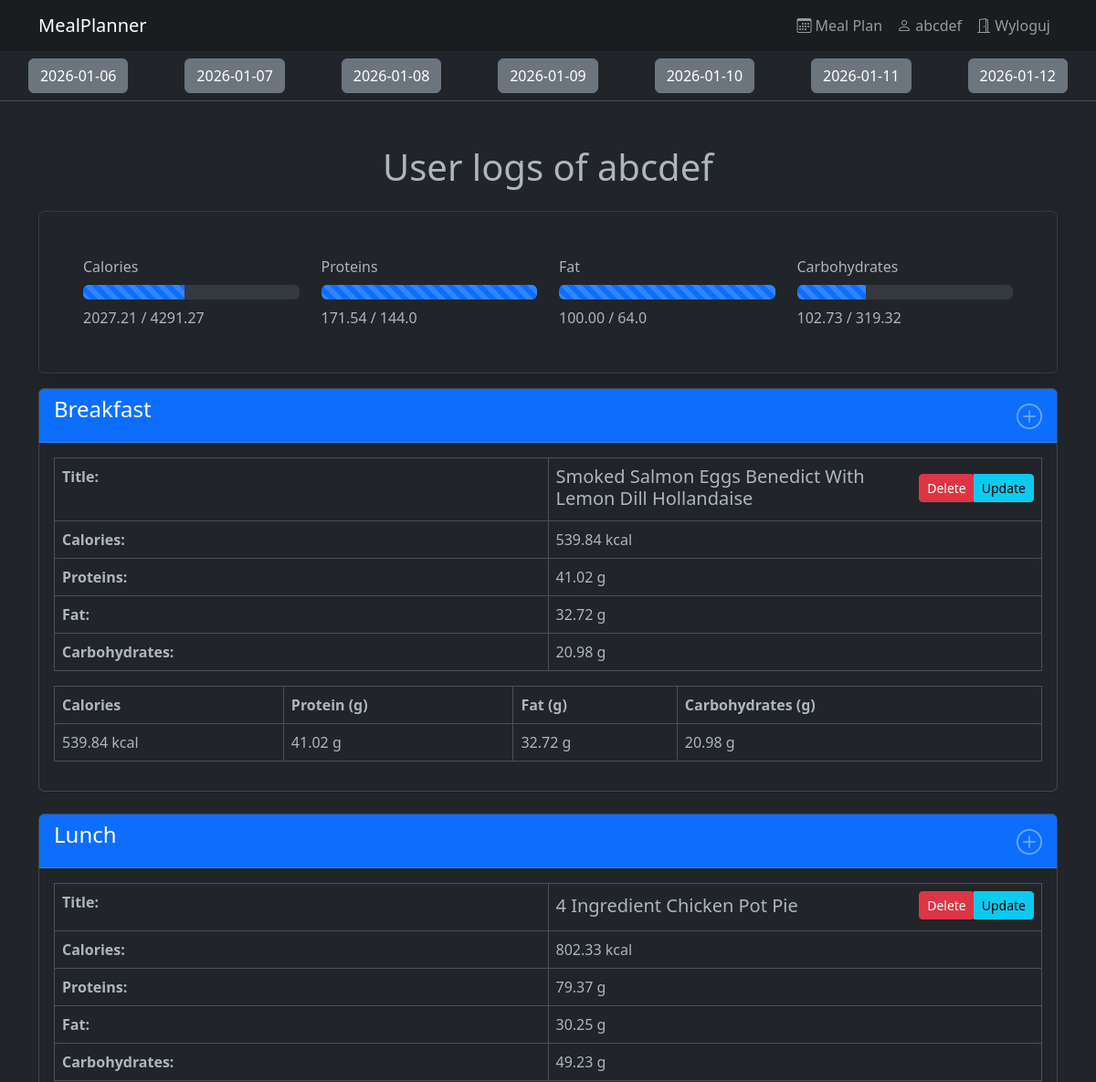
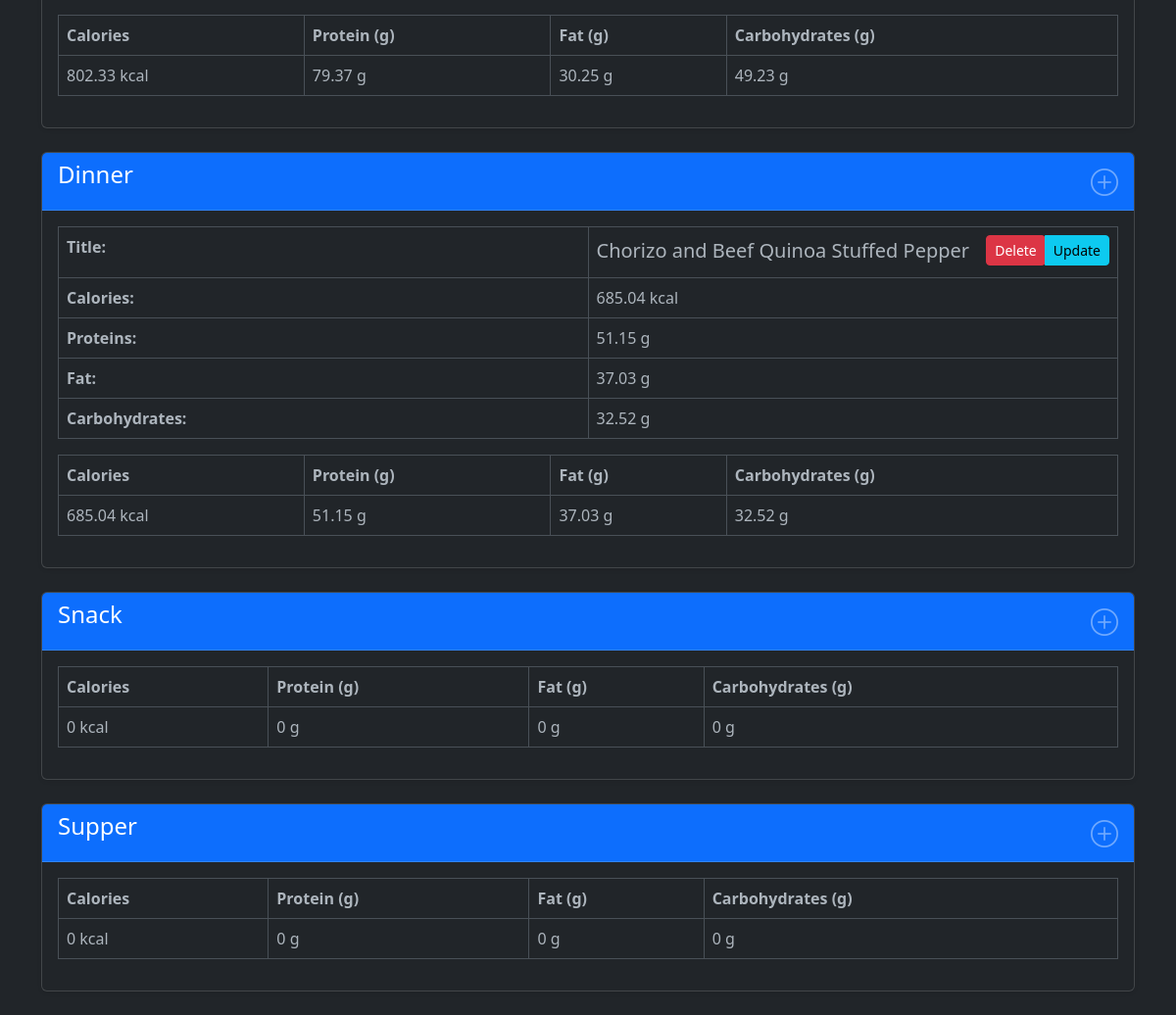
/food_logs/?date=2026-01-09 (signed in), run on the app's committed database (2 pictures, top to bottom).
### recipes/models.py (models this page shows, shortened)
class FoodLog(models.Model):
    user=models.ForeignKey(User,on_delete=models.CASCADE,related_name='logs')
    date=models.DateField()
    meal_type=models.CharField(max_length=20,choices=MealType.choices)
    recipe=models.ForeignKey(Recipe,blank=True,null=True,on_delete=models.CASCADE)
    custom_title = models.CharField(blank=True,null=True,max_length=300)
    custom_calories = models.DecimalField(blank=True,null=True,max_digits=6, decimal_places=2)
    custom_protein = models.DecimalField(blank=True,null=True,max_digits=5, decimal_places=2)
    custom_carbohydrates = models.DecimalField(blank=True,null=True,max_digits=5, decimal_places=2)
    custom_fat = models.DecimalField(blank=True,null=True,max_digits=5, decimal_places=2)
    servings = models.IntegerField()
    created_at = models.DateTimeField(auto_now_add=True)

### recipes/views.py (the view)
# urls.py: path('', certain_food_log, name='food_logs'),
@login_required
def certain_food_log(request: HttpRequest) -> HttpResponse:
    date_str = request.GET.get('date')
    date = get_date(date_str)
    dates = [date + timedelta(days=i) for i in range(-3, 4)]
    food_logs = get_certain_food_log(user=request.user, date=date)
    day_macros = get_day_macros(user=request.user, date=date)
    summed_day_macroelements = sum_day_macros(user=request.user, date=date)
    percentages = get_macroelements_percentages(actual_macroelements=summed_day_macroelements, user=request.user)
    return render(request, 'food_logs/certain_food_log.html', {
        'user': request.user,
        'food_logs_types': food_logs,
        'day_macros': day_macros,
        'dates': dates,
        'this_date': date,
        'calculated_macroelements': request.user.profile.macronutrients,
        'summed_day_macroelements': summed_day_macroelements,
        'percentages': percentages,
    })

### domain/food_log.py (called while the page is built)
def get_date(date_str: str) -> datetime:
    if date_str:
        try:
            date = datetime.strptime(date_str, '%Y-%m-%d').date()
        except ValueError:
            date = datetime.today()
    else:
        date = datetime.today()
    return date

def sum_macros(logs):
    if not logs.exists():
        return {'calories': 0, 'protein': 0, 'fat': 0, 'carbohydrates': 0}
    else:
        macroelements_list = list(map(get_entry_macros, logs))
        return reduce(
            lambda acc, item: {
                'calories': acc['calories'] + item['calories'],
                'protein': acc['protein'] + item['protein'],
                'fat': acc['fat'] + item['fat'],
                'carbohydrates': acc['carbohydrates'] + item['carbohydrates']
            },
            macroelements_list,
            {'calories': 0, 'protein': 0, 'fat': 0, 'carbohydrates': 0}
        )

def get_macroelements_percentages(actual_macroelements, user: User):
    goals = user.profile.macronutrients
    return {
        'calories': round(float(actual_macroelements['calories']) / goals['calories'] * 100),
        'protein': round(float(actual_macroelements['protein']) / goals['protein'] * 100),
        'fat': round(float(actual_macroelements['fat']) / goals['fat'] * 100),
        'carbohydrates': round(float(actual_macroelements['carbohydrates']) / goals['carbohydrates'] * 100)
    }

def sum_day_macros(user: User, date) -> dict:
    food_logs = FoodLog.objects.filter(user=user, date=date)
    return sum_macros(food_logs)

def get_day_macros(user: User, date) -> dict:
    food_logs_type = [(
        meal_type.value,
        FoodLog.objects.filter(user=user, date=date, meal_type=meal_type.value)
    ) for meal_type in MealType]
    return dict(
        map(
            lambda item: (item[0], sum_macros(item[1])),
            food_logs_type
        )
    )

### users/models.py (called while the page is built, shortened)
    @property
    def macronutrients(self):
        if self.target_macros:
            return {
                'calories': float(self.target_macros.calories),
                'protein': float(self.target_macros.protein),
                'fat': float(self.target_macros.fat),
                'carbohydrates': float(self.target_macros.carbohydrates)
            }

### templates/food_logs/certain_food_log.html (shortened to what this page needs)
{% extends 'base.html' %}
{% block content %}
    <table class="table table-hover bg-dark-subtle  mt-0 text-center w-100">
        <tbody>
        <tr>
            {% for date in dates %}
                <td>
                    <a href="?date={{ date|date:'Y-m-d' }}" class="btn btn-secondary">{{ date|date:'Y-m-d' }}</a>
                </td>
            {% endfor %}
        </tr>
        </tbody>
    </table>
    <div class="container mt-5">
        <h1 class="text-center mb-4">User logs of {{ user.username }}</h1>
        <div class="card shadow mb-3"
             style="background-color: rgba(33, 37, 41, 0.85);backdrop-filter: blur(8px);border: 1px solid rgba(255, 255, 255, 0.1);">
            <div class="card-body p-5">
                <div class="list-group-item">
                    <div class="row mb-2">
                        <div class="col-3">Calories</div>
                        <div class="col-3">Proteins</div>
                        <div class="col-3">Fat</div>
                        <div class="col-3">Carbohydrates</div>
                    </div>
                    <div class="row">
                        <div class="col-3">
                            <div class="progress mb-2">
                                <div class="progress-bar progress-bar-striped progress-bar-animated" role="progressbar"
                                     aria-valuenow={{ percentages.calories }} aria-valuemin="0" aria-valuemax="100"
                                     style="width: {{ percentages.calories }}%">
                                </div>
                            </div>
                            {{ summed_day_macroelements.calories }} / {{ calculated_macroelements.calories }}
                        </div>
                        <div class="col-3">
                            <div class="progress mb-2">
                                <div class="progress-bar progress-bar-striped progress-bar-animated" role="progressbar"
                                     aria-valuenow={{ percentages.protein }} aria-valuemin="0" aria-valuemax="100"
                                     style="width: {{ percentages.protein }}%">
                                </div>
                            </div>
                            {{ summed_day_macroelements.protein }} / {{ calculated_macroelements.protein }}
                        </div>
                        <div class="col-3">
                            <div class="progress mb-2">
                                <div class="progress-bar progress-bar-striped progress-bar-animated" role="progressbar"
                                     aria-valuenow={{ percentages.fat }} aria-valuemin="0" aria-valuemax="100"
                                     style="width: {{ percentages.fat }}%">
                                </div>
                            </div>
                            {{ summed_day_macroelements.fat }} / {{ calculated_macroelements.fat }}
                        </div>
                        <div class="col-3">
                            <div class="progress mb-2">
                                <div class="progress-bar progress-bar-striped progress-bar-animated" role="progressbar"
                                     aria-valuenow={{ percentages.carbohydrates }} aria-valuemin="0" aria-valuemax="100"
                                     style="width: {{ percentages.carbohydrates }}%">
                                </div>
                            </div>
                            {{ summed_day_macroelements.carbohydrates }} / {{ calculated_macroelements.carbohydrates }}
                        </div>
                    </div>
                </div>
            </div>
        </div>
        {% for meal_name, food_logs in food_logs_types.items %}
            <div class="card mb-4 shadow-sm">
                <div class="card-header bg-primary text-white d-flex justify-content-between">
                    <h4>{{ meal_name.capitalize }}</h4>
                    <a href="{% url 'add_food_log' date=this_date|date:'Y-m-d' meal_type=meal_name %}">
                        <i class="bi bi-plus-circle fs-3"></i>
                    </a>
                </div>
                <div class="card-body">
                    {% for log in food_logs %}
                        <table class="table table-bordered">
                            <tbody>
                            <tr>
                                <th class="w-50">Title:</th>
                                <td>
                                    <div class="d-flex justify-content-between align-items-center mb-1">
                                        <h5 class="mb-0">{{ log.recipe_title }}</h5>
                                        <div class="btn-group">
                                            <form method="POST" action="{% url 'delete_food_log' log.id %}"
                                                  style="display: inline;">
                                                <button type="submit"
                                                        class="btn btn-sm btn-danger"
                                                        onclick="return confirm('Are you sure you want to delete this log?')">
                                                    Delete
                                                </button>
                                            </form>
                                            <a href="{% url 'update_food_log' log.id %}" class="btn btn-sm btn-info">
                                                Update
                                            </a>
                                        </div>
                                    </div>
                                </td>
                            </tr>
                            <tr>
                                <th class="w-50">Calories:</th>
                                <td>{{ log.macroelement.calories }} kcal</td>
                            </tr>
                            <tr>
                                <th>Proteins:</th>
                                <td>{{ log.macroelement.protein }} g</td>
                            </tr>
                            <tr>
                                <th>Fat:</th>
                                <td>{{ log.macroelement.fat }} g</td>
                            </tr>
                            <tr>
                                <th>Carbohydrates:</th>
                                <td>{{ log.macroelement.carbohydrates }} g</td>
                            </tr>
                            </tbody>
                        </table>
                    {% endfor %}
                    <table class="table table-bordered">
                        <thead>
                        <tr>
                            <th>Calories</th>
                            <th>Protein (g)</th>
                            <th>Fat (g)</th>
                            <th>Carbohydrates (g)</th>
                        </tr>
                        </thead>
                        <tbody>
                        <tr>
                            {% for type, macros in day_macros.items %}
                                {% if type == meal_name %}
                                    <td>{{ macros.calories }} kcal</td>
                                    <td>{{ macros.protein }} g</td>
                                    <td>{{ macros.fat }} g</td>
                                    <td>{{ macros.carbohydrates }} g</td>
                                {% endif %}
                            {% endfor %}
                        </tr>
                        </tbody>
                    </table>
                </div>
            </div>
        {% endfor %}
    </div>
{% endblock %}

### templates/base.html (shortened to what this page needs)
<!DOCTYPE html>
<html data-bs-theme="dark">
<head>
    <link href="https://cdn.jsdelivr.net/npm/bootstrap@5.3.0/dist/css/bootstrap.min.css" rel="stylesheet">
    <link rel="stylesheet" href="https://cdn.jsdelivr.net/npm/bootstrap-icons@1.13.1/font/bootstrap-icons.min.css">
</head>
<body>
    <nav class="navbar navbar-expand-lg navbar-dark bg-dark-subtle">
        <div class="container">
            <a class="navbar-brand" href="/">MealPlanner</a>
            <ul class="navbar-nav ms-auto">
                <li class="nav-item">
                    <a class="nav-link" href="{% url 'meal_plan' %}">
                        <i class="bi bi-calendar3"></i> Meal Plan
                    </a>
                </li>
                <li class="nav-item">
                    <a class="nav-link" href="/profile/">
                        <i class="bi bi-person"></i> {{ user.username }}
                    </a>
                </li>
                <li class="nav-item">
                    <a class="nav-link" href="/logout/">
                        <i class="bi bi-door-open"></i> Wyloguj
                    </a>
                </li>
            </ul>
        </div>
    </nav>
    {% block content %}
    {% endblock %}
</body>
</html>

### data on the page
FoodLog: recipe_title "Smoked Salmon Eggs Benedict With Lemon Dill Hollandaise", macroelement.calories "539.84", macroelement.protein "41.02", macroelement.fat "32.72", macroelement.carbohydrates "20.98", calories "539.84", protein "41.02", fat "32.72", carbohydrates "20.98"
FoodLog: recipe_title "4 Ingredient Chicken Pot Pie", macroelement.calories "802.33", macroelement.protein "79.37", macroelement.fat "30.25", macroelement.carbohydrates "49.23", calories "802.33", protein "79.37", fat "30.25", carbohydrates "49.23"
FoodLog: recipe_title "Chorizo and Beef Quinoa Stuffed Pepper", macroelement.calories "685.04", macroelement.protein "51.15", macroelement.fat "37.03", macroelement.carbohydrates "32.52", calories "685.04", protein "51.15", fat "37.03", carbohydrates "32.52"

### other printed values
{{ user.username }} "abcdef"
{{ date|date:'Y-m-d' }} "2026-01-06" "2026-01-07" "2026-01-08" "2026-01-09" "2026-01-10" "2026-01-11" "2026-01-12"
{{ summed_day_macroelements.calories }} "2027.21"
{{ calculated_macroelements.calories }} "4291.27"
{{ summed_day_macroelements.protein }} "171.54"
{{ calculated_macroelements.protein }} "144.0"
{{ summed_day_macroelements.fat }} "100.00"
{{ calculated_macroelements.fat }} "64.0"
{{ summed_day_macroelements.carbohydrates }} "102.73"
{{ calculated_macroelements.carbohydrates }} "319.32"
{{ meal_name.capitalize }} "Breakfast" "Lunch" "Dinner" "Snack" "Supper"
{{ macros.calories }} "0" "0"
{{ macros.protein }} "0" "0"
{{ macros.fat }} "0" "0"
{{ macros.carbohydrates }} "0" "0"
